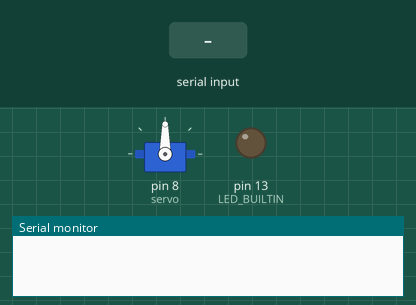
This sketch was run on a simulated Arduino Uno, built with avr-gcc and run on an emulated ATmega328P. On the bench: servo, output pins drawn as LEDs (lit = HIGH), the last lines printed to the serial monitor. The inputs (shaded band) are chosen by the test bench.

Above: at 1.2 s.
1.3 s: "+" received over Serial
At 1.9 s:
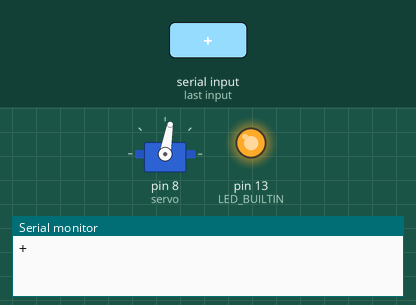
2.8 s: "-" received over Serial
At 4.0 s:
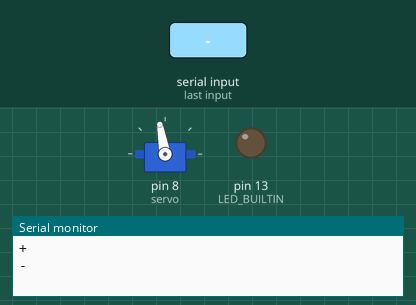
4.3 s: "-" received over Serial
At 5.4 s:
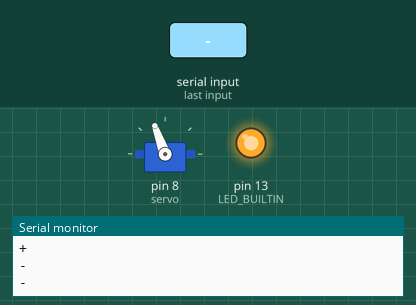
Timing chart, 0 to 7.3 s (numbered marks = the images above; inputs shaded):
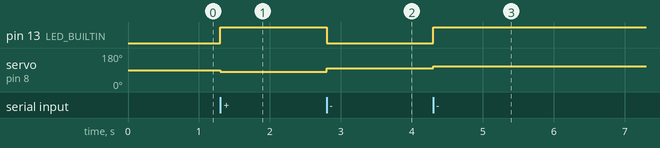

Measured:
- after the input at 1.3 s, pin 13 (LED_BUILTIN): LOW → HIGH at once; servo on pin 8 (servo): 90° → 80° at once
- after the input at 2.8 s, pin 13 (LED_BUILTIN): HIGH → LOW at once; servo on pin 8 (servo): 80° → 100° at once
- after the input at 4.3 s, pin 13 (LED_BUILTIN): LOW → HIGH at once; servo on pin 8 (servo): 100° → 110° at once

The sketch:

miniprojeto4_reativos.ino
```cpp
#include <Servo.h>

Servo servo;
int pos=90;
int LED_STATE = LOW;

void toggleLED() {
  if (LED_STATE == LOW) {
    digitalWrite(LED_BUILTIN, HIGH);
    LED_STATE = HIGH;
  } else {
    digitalWrite(LED_BUILTIN, LOW);
    LED_STATE = LOW;
  }
}

// the setup function runs once when you press reset or power the board
void setup() {
  // initialize digital pin LED_BUILTIN as an output.
  pinMode(LED_BUILTIN, OUTPUT);
  digitalWrite(LED_BUILTIN, LOW);
  Serial.begin(115200);
  Serial.flush();
  servo.attach(8);
  servo.write(pos);
}

// the loop function runs over and over again forever
void loop() {
  char input = Serial.read();
  if (input != -1) {
    Serial.flush();
    Serial.println(input);
    if (input == '+') {
      if (pos > 90)
        pos = 80;
      else if (pos != 20)
        pos = pos-10;

      toggleLED();
      servo.write(pos);
    }
    else if (input == '-') {
      if (pos < 90)
        pos = 100;
      else if (pos != 170)
        pos = pos+10;

      toggleLED();
      servo.write(pos);
    }
    else if (input == 'M') {
      pos = 90;
      toggleLED();
      servo.write(pos);
    }
  }
  delay(100);
}
```
